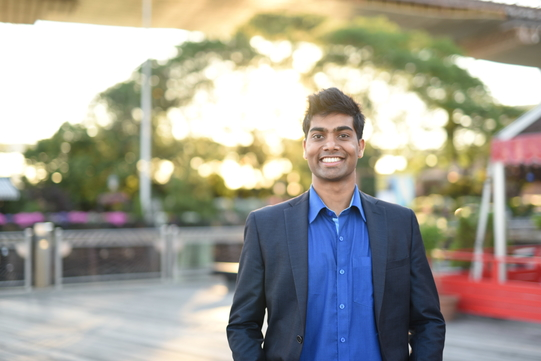
#> input picture 01 GUI features in OpenCV/01 Getting started with images/sanketincolor.jpg, 541 x 361 px, found by its file name
$ python Gui-GetStartImg4.py
#> lines starting #> are read from the running program, lines starting #| are printed output that depends on the picture
# -*- coding: utf-8 -*-
"""
Created on Tue Mar  8 12:26:26 2016
http://docs.opencv.org/3.1.0/dc/d2e/tutorial_py_image_display.html#gsc.tab=0

Note: Color image loaded by OpenCV is in BGR mode.
But Matplotlib displays in RGB mode.
So color images will not be displayed correctly in
Matplotlib if image is read with OpenCV.

@author: sanketjain
"""

import sys
sys.path.append('/usr/local/lib/python2.7/site-packages')

import numpy as np
import cv2
from matplotlib import pyplot as plt

img = cv2.imread('/Users/sanketjain/Documents/OpenCV/01 GUI features in OpenCV/01 Getting started with images/sanketincolor.jpg', 0)
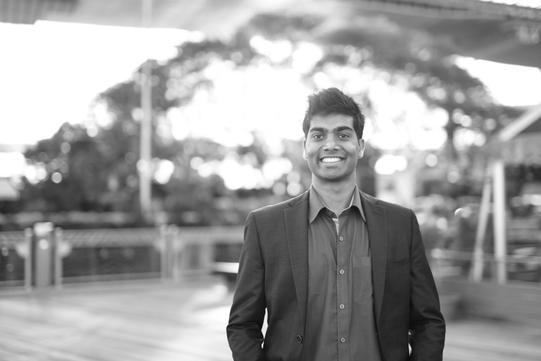
#> img: shape (361, 541); min 6, max 255, mean 158.8
plt.imshow(img, cmap = 'gray', interpolation = 'bicubic')
plt.xticks([]), plt.yticks([])  # to hide tick values on X and Y axis
plt.show()
